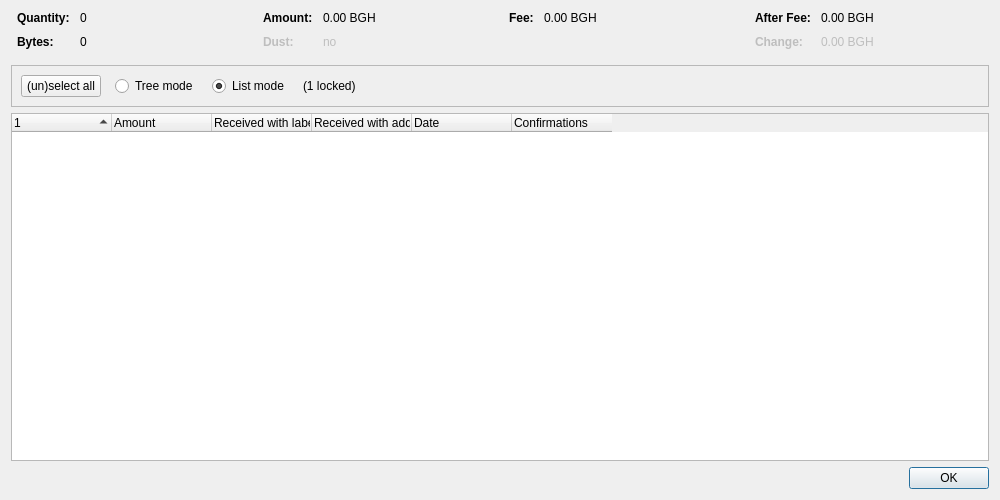
<?xml version="1.0" encoding="UTF-8"?>
<ui version="4.0">
 <class>CoinControlDialog</class>
 <widget class="QDialog" name="CoinControlDialog">
  <property name="geometry">
   <rect>
    <x>0</x>
    <y>0</y>
    <width>1000</width>
    <height>500</height>
   </rect>
  </property>
  <property name="windowTitle">
   <string>Coin Selection</string>
  </property>
  <layout class="QVBoxLayout" name="verticalLayout">
   <item>
    <layout class="QHBoxLayout" name="horizontalLayoutTop" stretch="0,0,0,0">
     <property name="topMargin">
      <number>0</number>
     </property>
     <property name="bottomMargin">
      <number>10</number>
     </property>
     <item>
      <layout class="QFormLayout" name="formLayoutCoinControl1">
       <property name="horizontalSpacing">
        <number>10</number>
       </property>
       <property name="verticalSpacing">
        <number>10</number>
       </property>
       <property name="leftMargin">
        <number>6</number>
       </property>
       <property name="rightMargin">
        <number>6</number>
       </property>
       <item row="0" column="0">
        <widget class="QLabel" name="labelCoinControlQuantityText">
         <property name="font">
          <font>
           <weight>75</weight>
           <bold>true</bold>
          </font>
         </property>
         <property name="text">
          <string>Quantity:</string>
         </property>
        </widget>
       </item>
       <item row="0" column="1">
        <widget class="QLabel" name="labelCoinControlQuantity">
         <property name="cursor">
          <cursorShape>IBeamCursor</cursorShape>
         </property>
         <property name="contextMenuPolicy">
          <enum>Qt::ActionsContextMenu</enum>
         </property>
         <property name="text">
          <string notr="true">0</string>
         </property>
         <property name="textInteractionFlags">
          <set>Qt::LinksAccessibleByMouse|Qt::TextSelectableByKeyboard|Qt::TextSelectableByMouse</set>
         </property>
        </widget>
       </item>
       <item row="1" column="0">
        <widget class="QLabel" name="labelCoinControlBytesText">
         <property name="font">
          <font>
           <weight>75</weight>
           <bold>true</bold>
          </font>
         </property>
         <property name="text">
          <string>Bytes:</string>
         </property>
        </widget>
       </item>
       <item row="1" column="1">
        <widget class="QLabel" name="labelCoinControlBytes">
         <property name="cursor">
          <cursorShape>IBeamCursor</cursorShape>
         </property>
         <property name="contextMenuPolicy">
          <enum>Qt::ActionsContextMenu</enum>
         </property>
         <property name="text">
          <string notr="true">0</string>
         </property>
         <property name="textInteractionFlags">
          <set>Qt::LinksAccessibleByMouse|Qt::TextSelectableByKeyboard|Qt::TextSelectableByMouse</set>
         </property>
        </widget>
       </item>
      </layout>
     </item>
     <item>
      <layout class="QFormLayout" name="formLayoutCoinControl2">
       <property name="horizontalSpacing">
        <number>10</number>
       </property>
       <property name="verticalSpacing">
        <number>10</number>
       </property>
       <property name="leftMargin">
        <number>6</number>
       </property>
       <property name="rightMargin">
        <number>6</number>
       </property>
       <item row="0" column="0">
        <widget class="QLabel" name="labelCoinControlAmountText">
         <property name="font">
          <font>
           <weight>75</weight>
           <bold>true</bold>
          </font>
         </property>
         <property name="text">
          <string>Amount:</string>
         </property>
        </widget>
       </item>
       <item row="0" column="1">
        <widget class="QLabel" name="labelCoinControlAmount">
         <property name="cursor">
          <cursorShape>IBeamCursor</cursorShape>
         </property>
         <property name="contextMenuPolicy">
          <enum>Qt::ActionsContextMenu</enum>
         </property>
         <property name="text">
          <string notr="true">0.00 BGH</string>
         </property>
         <property name="textInteractionFlags">
          <set>Qt::LinksAccessibleByMouse|Qt::TextSelectableByKeyboard|Qt::TextSelectableByMouse</set>
         </property>
        </widget>
       </item>
       <item row="1" column="0">
        <widget class="QLabel" name="labelCoinControlLowOutputText">
         <property name="enabled">
          <bool>false</bool>
         </property>
         <property name="font">
          <font>
           <weight>75</weight>
           <bold>true</bold>
          </font>
         </property>
         <property name="text">
          <string>Dust:</string>
         </property>
        </widget>
       </item>
       <item row="1" column="1">
        <widget class="QLabel" name="labelCoinControlLowOutput">
         <property name="enabled">
          <bool>false</bool>
         </property>
         <property name="cursor">
          <cursorShape>IBeamCursor</cursorShape>
         </property>
         <property name="contextMenuPolicy">
          <enum>Qt::ActionsContextMenu</enum>
         </property>
         <property name="text">
          <string notr="true">no</string>
         </property>
         <property name="textInteractionFlags">
          <set>Qt::LinksAccessibleByMouse|Qt::TextSelectableByKeyboard|Qt::TextSelectableByMouse</set>
         </property>
        </widget>
       </item>
      </layout>
     </item>
     <item>
      <layout class="QFormLayout" name="formLayoutCoinControl3">
       <property name="horizontalSpacing">
        <number>10</number>
       </property>
       <property name="verticalSpacing">
        <number>10</number>
       </property>
       <property name="leftMargin">
        <number>6</number>
       </property>
       <property name="rightMargin">
        <number>6</number>
       </property>
       <item row="0" column="0">
        <widget class="QLabel" name="labelCoinControlFeeText">
         <property name="font">
          <font>
           <weight>75</weight>
           <bold>true</bold>
          </font>
         </property>
         <property name="text">
          <string>Fee:</string>
         </property>
        </widget>
       </item>
       <item row="0" column="1">
        <widget class="QLabel" name="labelCoinControlFee">
         <property name="cursor">
          <cursorShape>IBeamCursor</cursorShape>
         </property>
         <property name="contextMenuPolicy">
          <enum>Qt::ActionsContextMenu</enum>
         </property>
         <property name="text">
          <string notr="true">0.00 BGH</string>
         </property>
         <property name="textInteractionFlags">
          <set>Qt::LinksAccessibleByMouse|Qt::TextSelectableByKeyboard|Qt::TextSelectableByMouse</set>
         </property>
        </widget>
       </item>
      </layout>
     </item>
     <item>
      <layout class="QFormLayout" name="formLayoutCoinControl4">
       <property name="horizontalSpacing">
        <number>10</number>
       </property>
       <property name="verticalSpacing">
        <number>10</number>
       </property>
       <property name="leftMargin">
        <number>6</number>
       </property>
       <property name="rightMargin">
        <number>6</number>
       </property>
       <item row="0" column="0">
        <widget class="QLabel" name="labelCoinControlAfterFeeText">
         <property name="font">
          <font>
           <weight>75</weight>
           <bold>true</bold>
          </font>
         </property>
         <property name="text">
          <string>After Fee:</string>
         </property>
        </widget>
       </item>
       <item row="0" column="1">
        <widget class="QLabel" name="labelCoinControlAfterFee">
         <property name="cursor">
          <cursorShape>IBeamCursor</cursorShape>
         </property>
         <property name="contextMenuPolicy">
          <enum>Qt::ActionsContextMenu</enum>
         </property>
         <property name="text">
          <string notr="true">0.00 BGH</string>
         </property>
         <property name="textInteractionFlags">
          <set>Qt::LinksAccessibleByMouse|Qt::TextSelectableByKeyboard|Qt::TextSelectableByMouse</set>
         </property>
        </widget>
       </item>
       <item row="1" column="0">
        <widget class="QLabel" name="labelCoinControlChangeText">
         <property name="enabled">
          <bool>false</bool>
         </property>
         <property name="font">
          <font>
           <weight>75</weight>
           <bold>true</bold>
          </font>
         </property>
         <property name="text">
          <string>Change:</string>
         </property>
        </widget>
       </item>
       <item row="1" column="1">
        <widget class="QLabel" name="labelCoinControlChange">
         <property name="enabled">
          <bool>false</bool>
         </property>
         <property name="cursor">
          <cursorShape>IBeamCursor</cursorShape>
         </property>
         <property name="contextMenuPolicy">
          <enum>Qt::ActionsContextMenu</enum>
         </property>
         <property name="text">
          <string notr="true">0.00 BGH</string>
         </property>
         <property name="textInteractionFlags">
          <set>Qt::LinksAccessibleByMouse|Qt::TextSelectableByKeyboard|Qt::TextSelectableByMouse</set>
         </property>
        </widget>
       </item>
      </layout>
     </item>
    </layout>
   </item>
   <item>
    <widget class="QFrame" name="frame">
     <property name="minimumSize">
      <size>
       <width>0</width>
       <height>40</height>
      </size>
     </property>
     <property name="frameShape">
      <enum>QFrame::StyledPanel</enum>
     </property>
     <property name="frameShadow">
      <enum>QFrame::Sunken</enum>
     </property>
     <layout class="QHBoxLayout" name="horizontalLayout">
      <item>
       <layout class="QHBoxLayout" name="horizontalLayoutPanel" stretch="0,0,0,0,0">
        <property name="spacing">
         <number>14</number>
        </property>
        <item>
         <widget class="QPushButton" name="pushButtonSelectAll">
          <property name="sizePolicy">
           <sizepolicy hsizetype="Maximum" vsizetype="Fixed">
            <horstretch>0</horstretch>
            <verstretch>0</verstretch>
           </sizepolicy>
          </property>
          <property name="text">
           <string>(un)select all</string>
          </property>
          <property name="autoDefault">
           <bool>false</bool>
          </property>
         </widget>
        </item>
        <item>
         <widget class="QRadioButton" name="radioTreeMode">
          <property name="sizePolicy">
           <sizepolicy hsizetype="Maximum" vsizetype="Fixed">
            <horstretch>0</horstretch>
            <verstretch>0</verstretch>
           </sizepolicy>
          </property>
          <property name="text">
           <string>Tree mode</string>
          </property>
         </widget>
        </item>
        <item>
         <widget class="QRadioButton" name="radioListMode">
          <property name="sizePolicy">
           <sizepolicy hsizetype="Maximum" vsizetype="Fixed">
            <horstretch>0</horstretch>
            <verstretch>0</verstretch>
           </sizepolicy>
          </property>
          <property name="text">
           <string>List mode</string>
          </property>
          <property name="checked">
           <bool>true</bool>
          </property>
         </widget>
        </item>
        <item>
         <widget class="QLabel" name="labelLocked">
          <property name="text">
           <string notr="true">(1 locked)</string>
          </property>
         </widget>
        </item>
        <item>
         <spacer name="horizontalSpacer">
          <property name="orientation">
           <enum>Qt::Horizontal</enum>
          </property>
          <property name="sizeHint" stdset="0">
           <size>
            <width>40</width>
            <height>20</height>
           </size>
          </property>
         </spacer>
        </item>
       </layout>
      </item>
     </layout>
    </widget>
   </item>
   <item>
    <widget class="CoinControlTreeWidget" name="treeWidget">
     <property name="contextMenuPolicy">
      <enum>Qt::CustomContextMenu</enum>
     </property>
     <property name="sortingEnabled">
      <bool>false</bool>
     </property>
     <property name="columnCount">
      <number>6</number>
     </property>
     <attribute name="headerShowSortIndicator" stdset="0">
      <bool>true</bool>
     </attribute>
     <attribute name="headerStretchLastSection">
      <bool>false</bool>
     </attribute>
     <column>
      <property name="text">
       <string/>
      </property>
     </column>
     <column>
      <property name="text">
       <string>Amount</string>
      </property>
     </column>
     <column>
      <property name="text">
       <string>Received with label</string>
      </property>
     </column>
     <column>
      <property name="text">
       <string>Received with address</string>
      </property>
     </column>
     <column>
      <property name="text">
       <string>Date</string>
      </property>
     </column>
     <column>
      <property name="text">
       <string>Confirmations</string>
      </property>
      <property name="toolTip">
       <string>Confirmed</string>
      </property>
     </column>
     <column>
      <property name="text">
       <string/>
      </property>
     </column>
     <column>
      <property name="text">
       <string/>
      </property>
     </column>
     <column>
      <property name="text">
       <string/>
      </property>
     </column>
     <column>
      <property name="text">
       <string/>
      </property>
     </column>
    </widget>
   </item>
   <item>
    <widget class="QDialogButtonBox" name="buttonBox">
     <property name="orientation">
      <enum>Qt::Horizontal</enum>
     </property>
     <property name="standardButtons">
      <set>QDialogButtonBox::Ok</set>
     </property>
    </widget>
   </item>
  </layout>
 </widget>
 <customwidgets>
  <customwidget>
   <class>CoinControlTreeWidget</class>
   <extends>QTreeWidget</extends>
   <header>qt/coincontroltreewidget.h</header>
  </customwidget>
 </customwidgets>
 <resources/>
 <connections/>
</ui>
